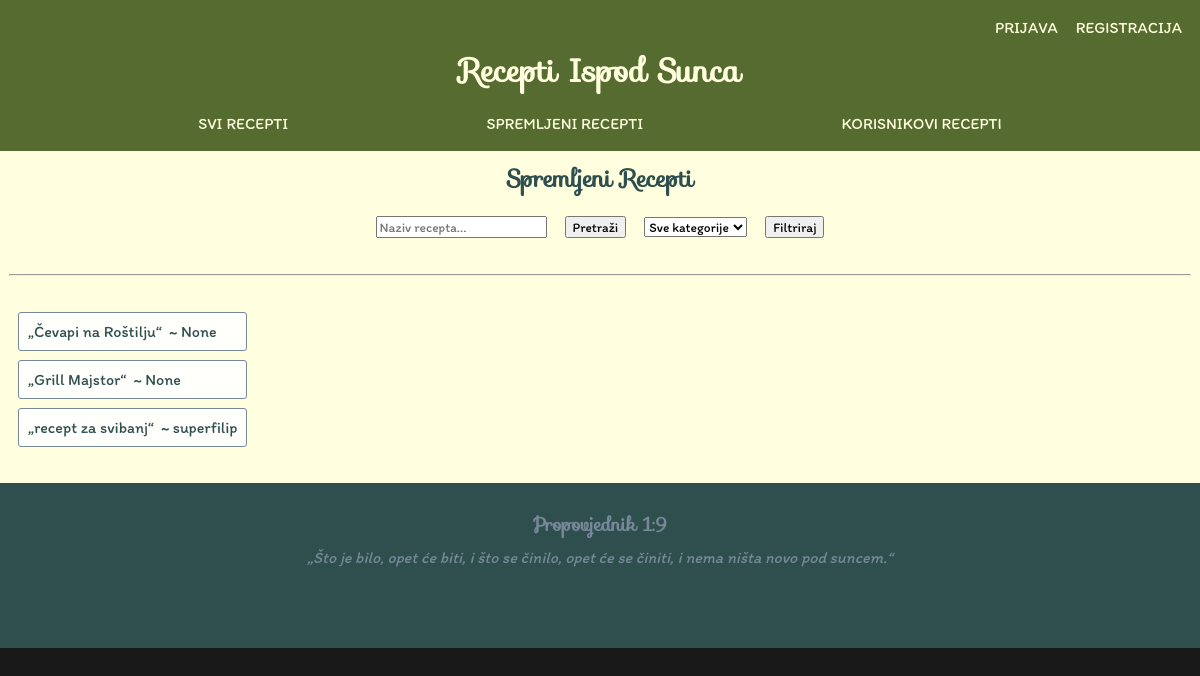
Page /main/saved_recipes on the earlier database version.
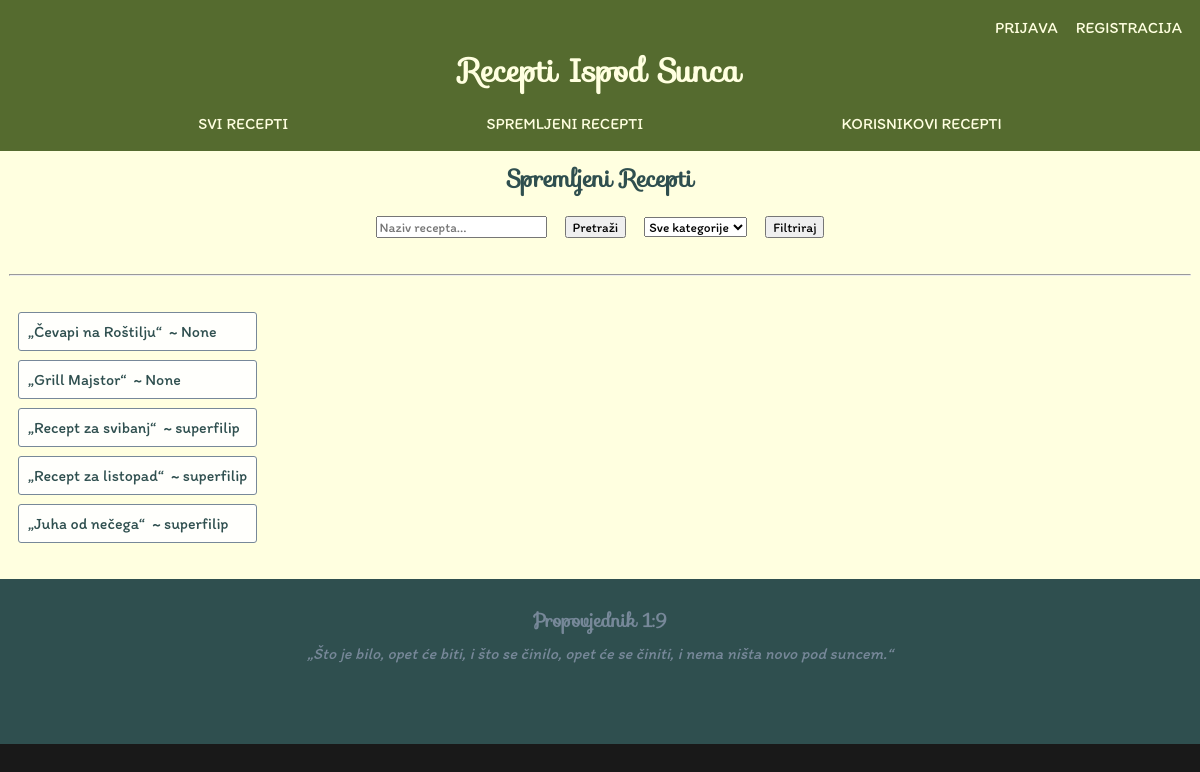
Same page on the later database version.
### main/models.py (models this page shows, shortened)
class Recipe(models.Model):
    name = models.CharField(max_length=64, unique=True)
    author = models.ForeignKey(User, on_delete=models.SET_NULL, null=True, blank=True)
    CATEGORIES = (
        ('food', 'Hrana'),
        ('drink', 'Piće'),
        ('medicine', 'Lijek'),
    )
    category = models.CharField(max_length=8, choices=CATEGORIES, default='food')
    equipment = models.TextField(default="")
    ingredients = models.TextField(default="")
    time_needed = models.IntegerField(default=1, validators=[MinValueValidator(1)])
    TIME_UNITS = (
        ('min', 'min'),
        ('ura', 'h'),
        ('dan', 'dan'),
    )
    time_measurement_unit = models.CharField(max_length=8, choices=TIME_UNITS, default='min')
    preperation = models.TextField(default="")

### main/views.py (the view)
# urls.py: path('saved_recipes', views.saved_recipes, name='saved_recipes'),
def saved_recipes(request):
    saved_recipes = Recipe.objects.all() # DODATI OGRANIČENJE!!!
    search_query = request.GET.get('search_query', '')
    category = request.GET.get('category', '')  # Get the category parameter from the URL query string
    filtered_recipes = saved_recipes
    if search_query:
        filtered_recipes = filtered_recipes.filter(name__icontains=search_query)
    if category:  # If category parameter is provided, filter by category
        filtered_recipes = filtered_recipes.filter(category=category)
    context = {
        'filtered_recipes': filtered_recipes
    }
    return render(request, 'main/saved_recipes.html', context)

### templates/main/saved_recipes.html (shortened to what this page needs)
{% extends "base_generic.html" %}
{% block content %}
    <h2>Spremljeni Recepti</h2>
    <form method="GET" class="form-group">
        <input type="text" name="search_query" placeholder="Naziv recepta...">
        <button type="submit">Pretraži</button>
        <select name="category">
            <option value="">Sve kategorije</option>
        </select>
        <button type="submit">Filtriraj</button>
    </form>
    <hr>
    <div class="recipe-list">
        <ul>
            {% for recipe in filtered_recipes %}
                <li><a href="{% url 'main:recipe' recipe_id=recipe.id %}" class="non-btn">„{{ recipe.name }}“</a>&nbsp; ~ {{ recipe.author }}</li>
            {% endfor %}
        </ul>
    </div>
{% endblock %}

Differences in the rows shown:
changed Recipe: name "recept za svibanj" → "Recept za svibanj"
added Recipe: name "Recept za listopad", author "superfilip"
added Recipe: name "Juha od nečega", author "superfilip"
